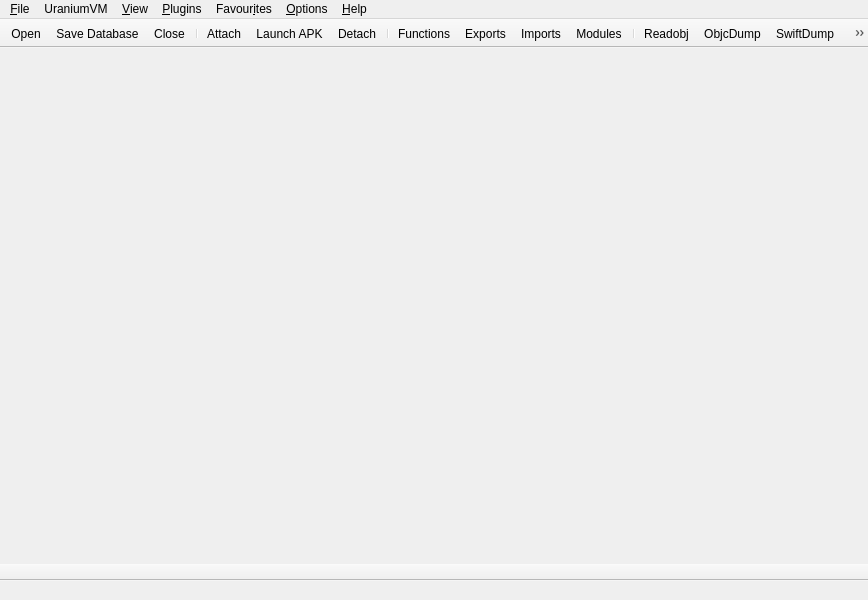
<?xml version="1.0" encoding="UTF-8"?>
<ui version="4.0">
 <class>MainWindow</class>
 <widget class="QMainWindow" name="MainWindow">
  <property name="geometry">
   <rect>
    <x>0</x>
    <y>0</y>
    <width>868</width>
    <height>600</height>
   </rect>
  </property>
  <property name="contextMenuPolicy">
   <enum>Qt::NoContextMenu</enum>
  </property>
  <property name="windowTitle">
   <string>x64dbg</string>
  </property>
  <widget class="QWidget" name="centralWidget"/>
  <widget class="QMenuBar" name="menuBar">
   <property name="geometry">
    <rect>
     <x>0</x>
     <y>0</y>
     <width>868</width>
     <height>17</height>
    </rect>
   </property>
   <widget class="QMenu" name="menuFile">
    <property name="title">
     <string>&amp;File</string>
    </property>
    <widget class="QMenu" name="menuRecentFiles">
     <property name="title">
      <string>&amp;Recent Files</string>
     </property>
     <property name="icon">
      <iconset resource="../gui/resource.qrc">
       <normaloff>:/icons/images/recentfiles.png</normaloff>:/icons/images/recentfiles.png</iconset>
     </property>
     <addaction name="separator"/>
    </widget>
    <addaction name="actionOpen"/>
    <addaction name="menuRecentFiles"/>
    <addaction name="actionSave_File"/>
    <addaction name="actionSave_Database"/>
    <addaction name="actionClose_2"/>
    <addaction name="separator"/>
    <addaction name="actionPython_script"/>
    <addaction name="separator"/>
    <addaction name="actionExit"/>
   </widget>
   <widget class="QMenu" name="menuView">
    <property name="title">
     <string>&amp;View</string>
    </property>
    <addaction name="actionCpu"/>
    <addaction name="actionFunctions"/>
    <addaction name="actionExports"/>
    <addaction name="actionImports"/>
    <addaction name="actionModules"/>
    <addaction name="actionReadobj"/>
    <addaction name="actionObjcDump"/>
    <addaction name="actionSwiftDump"/>
    <addaction name="actionComments"/>
    <addaction name="actionBookmarks"/>
    <addaction name="actionPatches_2"/>
    <addaction name="actionCommand"/>
    <addaction name="actionNotes"/>
    <addaction name="actionUraniumVM"/>
    <addaction name="actionDecompiler"/>
    <addaction name="actionPhoneVMP"/>
    <addaction name="separator"/>
    <addaction name="actionPreviousTab"/>
    <addaction name="actionNextTab"/>
    <addaction name="actionPreviousView"/>
    <addaction name="actionNextView"/>
    <addaction name="actionHideTab"/>
   </widget>
   <widget class="QMenu" name="menuHelp">
    <property name="title">
     <string>&amp;Help</string>
    </property>
    <addaction name="actionCalculator"/>
    <addaction name="actionCheckUpdates"/>
    <addaction name="actionBlog"/>
    <addaction name="actionReportBug"/>
    <addaction name="separator"/>
    <addaction name="actionFaq"/>
    <addaction name="actionAbout"/>
   </widget>
   <widget class="QMenu" name="menuPlugins">
    <property name="enabled">
     <bool>true</bool>
    </property>
    <property name="title">
     <string>&amp;Plugins</string>
    </property>
    <addaction name="actionVSPManager"/>
    <addaction name="separator"/>
   </widget>
   <widget class="QMenu" name="menuOptions">
    <property name="title">
     <string>&amp;Options</string>
    </property>
    <widget class="QMenu" name="menuTheme">
     <property name="title">
      <string>&amp;Theme</string>
     </property>
     <addaction name="actionDefaultTheme"/>
    </widget>
    <addaction name="actionSettings"/>
    <addaction name="actionShortcuts"/>
    <addaction name="actionAppearance"/>
    <addaction name="actionCustomizeMenus"/>
    <addaction name="actionTopmost"/>
    <addaction name="actionReloadStylesheet"/>
    <addaction name="actionImportSettings"/>
    <addaction name="menuTheme"/>
   </widget>
   <widget class="QMenu" name="menuFavourites">
    <property name="title">
     <string>Favour&amp;ites</string>
    </property>
   </widget>
   <widget class="QMenu" name="menuUraniumVM">
    <property name="title">
     <string>UraniumVM</string>
    </property>
    <addaction name="actionUVMAttach"/>
    <addaction name="actionLaunch_APK"/>
    <addaction name="separator"/>
    <addaction name="actionUVMDetach"/>
   </widget>
   <addaction name="menuFile"/>
   <addaction name="menuUraniumVM"/>
   <addaction name="menuView"/>
   <addaction name="menuPlugins"/>
   <addaction name="menuFavourites"/>
   <addaction name="menuOptions"/>
   <addaction name="menuHelp"/>
  </widget>
  <widget class="QToolBar" name="mainToolBar">
   <property name="windowTitle">
    <string>Toolbar</string>
   </property>
   <property name="movable">
    <bool>false</bool>
   </property>
   <property name="iconSize">
    <size>
     <width>16</width>
     <height>16</height>
    </size>
   </property>
   <attribute name="toolBarArea">
    <enum>TopToolBarArea</enum>
   </attribute>
   <attribute name="toolBarBreak">
    <bool>false</bool>
   </attribute>
   <addaction name="actionOpen"/>
   <addaction name="actionSave_Database"/>
   <addaction name="actionClose"/>
   <addaction name="separator"/>
   <addaction name="actionUVMAttach"/>
   <addaction name="actionLaunch_APK"/>
   <addaction name="actionUVMDetach"/>
   <addaction name="separator"/>
   <addaction name="actionFunctions"/>
   <addaction name="actionExports"/>
   <addaction name="actionImports"/>
   <addaction name="actionModules"/>
   <addaction name="separator"/>
   <addaction name="actionReadobj"/>
   <addaction name="actionObjcDump"/>
   <addaction name="actionSwiftDump"/>
   <addaction name="actionPatches_2"/>
   <addaction name="actionComments"/>
   <addaction name="actionBookmarks"/>
   <addaction name="separator"/>
   <addaction name="actionCalculator"/>
   <addaction name="actionCheckUpdates"/>
  </widget>
  <widget class="QStatusBar" name="statusBar">
   <property name="sizeGripEnabled">
    <bool>false</bool>
   </property>
  </widget>
  <widget class="QToolBar" name="cmdBar">
   <property name="windowTitle">
    <string>CommandBar</string>
   </property>
   <property name="movable">
    <bool>false</bool>
   </property>
   <property name="allowedAreas">
    <set>Qt::BottomToolBarArea</set>
   </property>
   <attribute name="toolBarArea">
    <enum>BottomToolBarArea</enum>
   </attribute>
   <attribute name="toolBarBreak">
    <bool>false</bool>
   </attribute>
  </widget>
  <action name="actionOpen">
   <property name="icon">
    <iconset resource="../gui/resource.qrc">
     <normaloff>:/icons/images/folder-horizontal-open.png</normaloff>:/icons/images/folder-horizontal-open.png</iconset>
   </property>
   <property name="text">
    <string>&amp;Open</string>
   </property>
  </action>
  <action name="actionExit">
   <property name="icon">
    <iconset resource="../gui/resource.qrc">
     <normaloff>:/icons/images/control-exit.png</normaloff>:/icons/images/control-exit.png</iconset>
   </property>
   <property name="text">
    <string>E&amp;xit</string>
   </property>
  </action>
  <action name="actionRun">
   <property name="icon">
    <iconset resource="../gui/resource.qrc">
     <normaloff>:/icons/images/arrow-run.png</normaloff>:/icons/images/arrow-run.png</iconset>
   </property>
   <property name="text">
    <string>&amp;Run</string>
   </property>
  </action>
  <action name="actionPause">
   <property name="icon">
    <iconset resource="../gui/resource.qrc">
     <normaloff>:/icons/images/control-pause.png</normaloff>:/icons/images/control-pause.png</iconset>
   </property>
   <property name="text">
    <string>&amp;Pause</string>
   </property>
  </action>
  <action name="actionRestart">
   <property name="icon">
    <iconset resource="../gui/resource.qrc">
     <normaloff>:/icons/images/arrow-restart.png</normaloff>:/icons/images/arrow-restart.png</iconset>
   </property>
   <property name="text">
    <string>Re&amp;start</string>
   </property>
  </action>
  <action name="actionClose">
   <property name="icon">
    <iconset resource="../gui/resource.qrc">
     <normaloff>:/icons/images/close-all-tabs.png</normaloff>:/icons/images/close-all-tabs.png</iconset>
   </property>
   <property name="text">
    <string>&amp;Close</string>
   </property>
  </action>
  <action name="actionStepInto">
   <property name="icon">
    <iconset resource="../gui/resource.qrc">
     <normaloff>:/icons/images/arrow-step-into.png</normaloff>:/icons/images/arrow-step-into.png</iconset>
   </property>
   <property name="text">
    <string>Step &amp;into</string>
   </property>
  </action>
  <action name="actionStepOver">
   <property name="icon">
    <iconset resource="../gui/resource.qrc">
     <normaloff>:/icons/images/arrow-step-over.png</normaloff>:/icons/images/arrow-step-over.png</iconset>
   </property>
   <property name="text">
    <string>Step &amp;over</string>
   </property>
  </action>
  <action name="actionCommand">
   <property name="icon">
    <iconset resource="../gui/resource.qrc">
     <normaloff>:/icons/images/terminal-command.png</normaloff>:/icons/images/terminal-command.png</iconset>
   </property>
   <property name="text">
    <string>Co&amp;mmand</string>
   </property>
  </action>
  <action name="actionRtr">
   <property name="icon">
    <iconset resource="../gui/resource.qrc">
     <normaloff>:/icons/images/arrow-step-rtr.png</normaloff>:/icons/images/arrow-step-rtr.png</iconset>
   </property>
   <property name="text">
    <string>E&amp;xecute till return</string>
   </property>
  </action>
  <action name="actionMemoryMap">
   <property name="icon">
    <iconset resource="../gui/resource.qrc">
     <normaloff>:/icons/images/memory-map.png</normaloff>:/icons/images/memory-map.png</iconset>
   </property>
   <property name="text">
    <string>&amp;Memory Map</string>
   </property>
  </action>
  <action name="actionLog">
   <property name="icon">
    <iconset resource="../gui/resource.qrc">
     <normaloff>:/icons/images/log.png</normaloff>:/icons/images/log.png</iconset>
   </property>
   <property name="text">
    <string>&amp;Log Window</string>
   </property>
  </action>
  <action name="actionAbout">
   <property name="icon">
    <iconset resource="../gui/resource.qrc">
     <normaloff>:/icons/images/information.png</normaloff>:/icons/images/information.png</iconset>
   </property>
   <property name="text">
    <string>&amp;About</string>
   </property>
  </action>
  <action name="actionScylla">
   <property name="icon">
    <iconset resource="../gui/resource.qrc">
     <normaloff>:/icons/images/scylla.png</normaloff>:/icons/images/scylla.png</iconset>
   </property>
   <property name="text">
    <string>Scylla</string>
   </property>
  </action>
  <action name="actionBreakpoints">
   <property name="icon">
    <iconset resource="../gui/resource.qrc">
     <normaloff>:/icons/images/breakpoint.png</normaloff>:/icons/images/breakpoint.png</iconset>
   </property>
   <property name="text">
    <string>&amp;Breakpoints</string>
   </property>
  </action>
  <action name="actioneStepInto">
   <property name="icon">
    <iconset resource="../gui/resource.qrc">
     <normaloff>:/icons/images/arrow-step-into.png</normaloff>:/icons/images/arrow-step-into.png</iconset>
   </property>
   <property name="text">
    <string>Step into (pass exceptions)</string>
   </property>
  </action>
  <action name="actioneStepOver">
   <property name="icon">
    <iconset resource="../gui/resource.qrc">
     <normaloff>:/icons/images/arrow-step-over.png</normaloff>:/icons/images/arrow-step-over.png</iconset>
   </property>
   <property name="text">
    <string>Step over (pass exceptions)</string>
   </property>
  </action>
  <action name="actioneRun">
   <property name="icon">
    <iconset resource="../gui/resource.qrc">
     <normaloff>:/icons/images/arrow-run.png</normaloff>:/icons/images/arrow-run.png</iconset>
   </property>
   <property name="text">
    <string>Run (pass exceptions)</string>
   </property>
  </action>
  <action name="actioneRtr">
   <property name="icon">
    <iconset resource="../gui/resource.qrc">
     <normaloff>:/icons/images/arrow-step-rtr.png</normaloff>:/icons/images/arrow-step-rtr.png</iconset>
   </property>
   <property name="text">
    <string>Execute till return (pass exceptions)</string>
   </property>
  </action>
  <action name="actionScript">
   <property name="icon">
    <iconset resource="../gui/resource.qrc">
     <normaloff>:/icons/images/script-code.png</normaloff>:/icons/images/script-code.png</iconset>
   </property>
   <property name="text">
    <string>&amp;Script</string>
   </property>
   <property name="toolTip">
    <string>Script</string>
   </property>
  </action>
  <action name="actionRunSelection">
   <property name="icon">
    <iconset resource="../gui/resource.qrc">
     <normaloff>:/icons/images/arrow-run-cursor.png</normaloff>:/icons/images/arrow-run-cursor.png</iconset>
   </property>
   <property name="text">
    <string>Run &amp;until selection</string>
   </property>
   <property name="toolTip">
    <string>Run until selection</string>
   </property>
  </action>
  <action name="actionCpu">
   <property name="icon">
    <iconset resource="../gui/resource.qrc">
     <normaloff>:/icons/images/processor-cpu.png</normaloff>:/icons/images/processor-cpu.png</iconset>
   </property>
   <property name="text">
    <string>&amp;LightIDA</string>
   </property>
   <property name="toolTip">
    <string>Light IDA</string>
   </property>
  </action>
  <action name="actionSymbolInfo">
   <property name="icon">
    <iconset resource="../gui/resource.qrc">
     <normaloff>:/icons/images/pdb.png</normaloff>:/icons/images/pdb.png</iconset>
   </property>
   <property name="text">
    <string>Symbol &amp;Info</string>
   </property>
   <property name="toolTip">
    <string>Symbol Info</string>
   </property>
  </action>
  <action name="actionReferences">
   <property name="icon">
    <iconset resource="../gui/resource.qrc">
     <normaloff>:/icons/images/search.png</normaloff>:/icons/images/search.png</iconset>
   </property>
   <property name="text">
    <string>&amp;References</string>
   </property>
   <property name="toolTip">
    <string>References</string>
   </property>
  </action>
  <action name="actionThreads">
   <property name="icon">
    <iconset resource="../gui/resource.qrc">
     <normaloff>:/icons/images/arrow-threads.png</normaloff>:/icons/images/arrow-threads.png</iconset>
   </property>
   <property name="text">
    <string>&amp;Threads</string>
   </property>
   <property name="toolTip">
    <string>Threads</string>
   </property>
  </action>
  <action name="actionSettings">
   <property name="icon">
    <iconset resource="../gui/resource.qrc">
     <normaloff>:/icons/images/settings.png</normaloff>:/icons/images/settings.png</iconset>
   </property>
   <property name="text">
    <string>&amp;Preferences</string>
   </property>
   <property name="toolTip">
    <string>Settings</string>
   </property>
  </action>
  <action name="actionStrings">
   <property name="icon">
    <iconset resource="../gui/resource.qrc">
     <normaloff>:/icons/images/strings.png</normaloff>:/icons/images/strings.png</iconset>
   </property>
   <property name="text">
    <string>&amp;Find Strings</string>
   </property>
   <property name="toolTip">
    <string>Find Strings</string>
   </property>
  </action>
  <action name="actionAppearance">
   <property name="icon">
    <iconset resource="../gui/resource.qrc">
     <normaloff>:/icons/images/color-swatches.png</normaloff>:/icons/images/color-swatches.png</iconset>
   </property>
   <property name="text">
    <string>&amp;Appearance</string>
   </property>
  </action>
  <action name="actionCalls">
   <property name="icon">
    <iconset resource="../gui/resource.qrc">
     <normaloff>:/icons/images/call.png</normaloff>:/icons/images/call.png</iconset>
   </property>
   <property name="text">
    <string>Find Intermodular Calls</string>
   </property>
   <property name="toolTip">
    <string>Find Intermodular Calls</string>
   </property>
  </action>
  <action name="actionPatchFile">
   <property name="icon">
    <iconset resource="../gui/resource.qrc">
     <normaloff>:/icons/images/patch.png</normaloff>:/icons/images/patch.png</iconset>
   </property>
   <property name="text">
    <string>Patch file...</string>
   </property>
   <property name="toolTip">
    <string>Patches</string>
   </property>
  </action>
  <action name="actionComments">
   <property name="icon">
    <iconset resource="../gui/resource.qrc">
     <normaloff>:/icons/images/comments.png</normaloff>:/icons/images/comments.png</iconset>
   </property>
   <property name="text">
    <string>Comments</string>
   </property>
  </action>
  <action name="actionLabels">
   <property name="icon">
    <iconset resource="../gui/resource.qrc">
     <normaloff>:/icons/images/labels.png</normaloff>:/icons/images/labels.png</iconset>
   </property>
   <property name="text">
    <string>Labels</string>
   </property>
  </action>
  <action name="actionBookmarks">
   <property name="icon">
    <iconset resource="../gui/resource.qrc">
     <normaloff>:/icons/images/bookmarks.png</normaloff>:/icons/images/bookmarks.png</iconset>
   </property>
   <property name="text">
    <string>Bookmarks</string>
   </property>
  </action>
  <action name="actionFunctions">
   <property name="icon">
    <iconset resource="../gui/resource.qrc">
     <normaloff>:/icons/images/functions.png</normaloff>:/icons/images/functions.png</iconset>
   </property>
   <property name="text">
    <string>Functions</string>
   </property>
  </action>
  <action name="actionCheckUpdates">
   <property name="icon">
    <iconset resource="../gui/resource.qrc">
     <normaloff>:/icons/images/update.png</normaloff>:/icons/images/update.png</iconset>
   </property>
   <property name="text">
    <string>Check for &amp;Updates</string>
   </property>
  </action>
  <action name="actionCallStack">
   <property name="icon">
    <iconset resource="../gui/resource.qrc">
     <normaloff>:/icons/images/callstack.png</normaloff>:/icons/images/callstack.png</iconset>
   </property>
   <property name="text">
    <string>Call Stack</string>
   </property>
   <property name="toolTip">
    <string>Call Stack</string>
   </property>
  </action>
  <action name="actionShortcuts">
   <property name="icon">
    <iconset resource="../gui/resource.qrc">
     <normaloff>:/icons/images/shortcut.png</normaloff>:/icons/images/shortcut.png</iconset>
   </property>
   <property name="text">
    <string>Shortcuts</string>
   </property>
  </action>
  <action name="actionDonate">
   <property name="icon">
    <iconset resource="../gui/resource.qrc">
     <normaloff>:/icons/images/donate.png</normaloff>:/icons/images/donate.png</iconset>
   </property>
   <property name="text">
    <string>&amp;Donate</string>
   </property>
   <property name="toolTip">
    <string>Donate</string>
   </property>
  </action>
  <action name="actionCalculator">
   <property name="icon">
    <iconset resource="../gui/resource.qrc">
     <normaloff>:/icons/images/calculator.png</normaloff>:/icons/images/calculator.png</iconset>
   </property>
   <property name="text">
    <string>Calculator</string>
   </property>
  </action>
  <action name="actionAttach">
   <property name="icon">
    <iconset resource="../gui/resource.qrc">
     <normaloff>:/icons/images/attach.png</normaloff>:/icons/images/attach.png</iconset>
   </property>
   <property name="text">
    <string>Attach</string>
   </property>
   <property name="toolTip">
    <string>Attach</string>
   </property>
  </action>
  <action name="actionDetach">
   <property name="icon">
    <iconset resource="../gui/resource.qrc">
     <normaloff>:/icons/images/detach.png</normaloff>:/icons/images/detach.png</iconset>
   </property>
   <property name="text">
    <string>Detach</string>
   </property>
   <property name="toolTip">
    <string>Detach</string>
   </property>
  </action>
  <action name="actionChangeCommandLine">
   <property name="icon">
    <iconset resource="../gui/resource.qrc">
     <normaloff>:/icons/images/changeargs.png</normaloff>:/icons/images/changeargs.png</iconset>
   </property>
   <property name="text">
    <string>Change Command &amp;Line</string>
   </property>
  </action>
  <action name="actionSkipNextInstruction">
   <property name="icon">
    <iconset resource="../gui/resource.qrc">
     <normaloff>:/icons/images/arrow-skip.png</normaloff>:/icons/images/arrow-skip.png</iconset>
   </property>
   <property name="text">
    <string>Skip next instruction</string>
   </property>
   <property name="toolTip">
    <string>Skip next instruction</string>
   </property>
  </action>
  <action name="actionTopmost">
   <property name="checkable">
    <bool>true</bool>
   </property>
   <property name="icon">
    <iconset resource="../gui/resource.qrc">
     <normaloff>:/icons/images/topmost.png</normaloff>:/icons/images/topmost.png</iconset>
   </property>
   <property name="text">
    <string>Topmost</string>
   </property>
   <property name="toolTip">
    <string>Topmost Window</string>
   </property>
  </action>
  <action name="actionReportBug">
   <property name="icon">
    <iconset resource="../gui/resource.qrc">
     <normaloff>:/icons/images/bug-report.png</normaloff>:/icons/images/bug-report.png</iconset>
   </property>
   <property name="text">
    <string>&amp;Report Bug</string>
   </property>
   <property name="toolTip">
    <string>Report Bug</string>
   </property>
  </action>
  <action name="actionSource">
   <property name="icon">
    <iconset resource="../gui/resource.qrc">
     <normaloff>:/icons/images/source.png</normaloff>:/icons/images/source.png</iconset>
   </property>
   <property name="text">
    <string>&amp;Source</string>
   </property>
   <property name="toolTip">
    <string>Source</string>
   </property>
  </action>
  <action name="actionManual">
   <property name="icon">
    <iconset resource="../gui/resource.qrc">
     <normaloff>:/icons/images/win-help.png</normaloff>:/icons/images/win-help.png</iconset>
   </property>
   <property name="text">
    <string>&amp;Manual</string>
   </property>
  </action>
  <action name="actionFaq">
   <property name="icon">
    <iconset resource="../gui/resource.qrc">
     <normaloff>:/icons/images/faq.png</normaloff>:/icons/images/faq.png</iconset>
   </property>
   <property name="text">
    <string>&amp;FAQ</string>
   </property>
   <property name="toolTip">
    <string>FAQ</string>
   </property>
  </action>
  <action name="actionSEHChain">
   <property name="icon">
    <iconset resource="../gui/resource.qrc">
     <normaloff>:/icons/images/seh-chain.png</normaloff>:/icons/images/seh-chain.png</iconset>
   </property>
   <property name="text">
    <string>SEH Chain</string>
   </property>
  </action>
  <action name="actionHideDebugger">
   <property name="icon">
    <iconset resource="../gui/resource.qrc">
     <normaloff>:/icons/images/hide-debugger.png</normaloff>:/icons/images/hide-debugger.png</iconset>
   </property>
   <property name="text">
    <string>Hide debugger (PEB)</string>
   </property>
   <property name="toolTip">
    <string>Hide debugger (PEB)</string>
   </property>
  </action>
  <action name="actionReloadStylesheet">
   <property name="icon">
    <iconset resource="../gui/resource.qrc">
     <normaloff>:/icons/images/css.png</normaloff>:/icons/images/css.png</iconset>
   </property>
   <property name="text">
    <string>Reload style.css</string>
   </property>
   <property name="toolTip">
    <string>Reload style.css</string>
   </property>
  </action>
  <action name="actionNotes">
   <property name="icon">
    <iconset resource="../gui/resource.qrc">
     <normaloff>:/icons/images/notes.png</normaloff>:/icons/images/notes.png</iconset>
   </property>
   <property name="text">
    <string>Notes</string>
   </property>
  </action>
  <action name="actionHandles">
   <property name="icon">
    <iconset resource="../gui/resource.qrc">
     <normaloff>:/icons/images/handles.png</normaloff>:/icons/images/handles.png</iconset>
   </property>
   <property name="text">
    <string>Handles</string>
   </property>
  </action>
  <action name="actionTocnd">
   <property name="enabled">
    <bool>false</bool>
   </property>
   <property name="icon">
    <iconset resource="../gui/resource.qrc">
     <normaloff>:/icons/images/traceover.png</normaloff>:/icons/images/traceover.png</iconset>
   </property>
   <property name="text">
    <string>Trace over...</string>
   </property>
   <property name="toolTip">
    <string>Trace over...</string>
   </property>
  </action>
  <action name="actionTicnd">
   <property name="enabled">
    <bool>false</bool>
   </property>
   <property name="icon">
    <iconset resource="../gui/resource.qrc">
     <normaloff>:/icons/images/traceinto.png</normaloff>:/icons/images/traceinto.png</iconset>
   </property>
   <property name="text">
    <string>Trace into...</string>
   </property>
   <property name="toolTip">
    <string>Trace into...</string>
   </property>
  </action>
  <action name="actionTRBit">
   <property name="icon">
    <iconset resource="../gui/resource.qrc">
     <normaloff>:/icons/images/bit.png</normaloff>:/icons/images/bit.png</iconset>
   </property>
   <property name="text">
    <string>Bit</string>
   </property>
  </action>
  <action name="actionTRByte">
   <property name="icon">
    <iconset resource="../gui/resource.qrc">
     <normaloff>:/icons/images/byte.png</normaloff>:/icons/images/byte.png</iconset>
   </property>
   <property name="text">
    <string>Byte</string>
   </property>
  </action>
  <action name="actionTRWord">
   <property name="icon">
    <iconset resource="../gui/resource.qrc">
     <normaloff>:/icons/images/word.png</normaloff>:/icons/images/word.png</iconset>
   </property>
   <property name="text">
    <string>Word</string>
   </property>
  </action>
  <action name="actionTRTIBT">
   <property name="icon">
    <iconset resource="../gui/resource.qrc">
     <normaloff>:/icons/images/traceinto.png</normaloff>:/icons/images/traceinto.png</iconset>
   </property>
   <property name="text">
    <string>Trace into beyond trace record</string>
   </property>
  </action>
  <action name="actionTRTOBT">
   <property name="icon">
    <iconset resource="../gui/resource.qrc">
     <normaloff>:/icons/images/traceover.png</normaloff>:/icons/images/traceover.png</iconset>
   </property>
   <property name="text">
    <string>Trace over beyond trace record</string>
   </property>
  </action>
  <action name="actionTRTIIT">
   <property name="icon">
    <iconset resource="../gui/resource.qrc">
     <normaloff>:/icons/images/arrow-step-into.png</normaloff>:/icons/images/arrow-step-into.png</iconset>
   </property>
   <property name="text">
    <string>Trace into into trace record</string>
   </property>
  </action>
  <action name="actionTRTOIT">
   <property name="icon">
    <iconset resource="../gui/resource.qrc">
     <normaloff>:/icons/images/arrow-step-over.png</normaloff>:/icons/images/arrow-step-over.png</iconset>
   </property>
   <property name="text">
    <string>Trace over into trace record</string>
   </property>
  </action>
  <action name="actionTRNone">
   <property name="icon">
    <iconset resource="../gui/resource.qrc">
     <normaloff>:/icons/images/close-all-tabs.png</normaloff>:/icons/images/close-all-tabs.png</iconset>
   </property>
   <property name="text">
    <string>None</string>
   </property>
  </action>
  <action name="actionRtu">
   <property name="icon">
    <iconset resource="../gui/resource.qrc">
     <normaloff>:/icons/images/runtouser.png</normaloff>:/icons/images/runtouser.png</iconset>
   </property>
   <property name="text">
    <string>Run to &amp;user code</string>
   </property>
  </action>
  <action name="actionRunExpression">
   <property name="icon">
    <iconset resource="../gui/resource.qrc">
     <normaloff>:/icons/images/arrow-run-cursor.png</normaloff>:/icons/images/arrow-run-cursor.png</iconset>
   </property>
   <property name="text">
    <string>Run until e&amp;xpression</string>
   </property>
  </action>
  <action name="actionInstrUndo">
   <property name="icon">
    <iconset resource="../gui/resource.qrc">
     <normaloff>:/icons/images/undo.png</normaloff>:/icons/images/undo.png</iconset>
   </property>
   <property name="text">
    <string>Undo last instruction</string>
   </property>
  </action>
  <action name="actionCrashDump">
   <property name="icon">
    <iconset resource="../gui/resource.qrc">
     <normaloff>:/icons/images/crash_dump.png</normaloff>:/icons/images/crash_dump.png</iconset>
   </property>
   <property name="text">
    <string>Generate crash dump</string>
   </property>
  </action>
  <action name="actionManageFavourite">
   <property name="icon">
    <iconset resource="../gui/resource.qrc">
     <normaloff>:/icons/images/star.png</normaloff>:/icons/images/star.png</iconset>
   </property>
   <property name="text">
    <string>&amp;Manage Favourite Tools...</string>
   </property>
  </action>
  <action name="actionStepOverSource">
   <property name="icon">
    <iconset resource="../gui/resource.qrc">
     <normaloff>:/icons/images/arrow-step-over.png</normaloff>:/icons/images/arrow-step-over.png</iconset>
   </property>
   <property name="text">
    <string>Step over (source)</string>
   </property>
  </action>
  <action name="actionStepIntoSource">
   <property name="icon">
    <iconset resource="../gui/resource.qrc">
     <normaloff>:/icons/images/arrow-step-into.png</normaloff>:/icons/images/arrow-step-into.png</iconset>
   </property>
   <property name="text">
    <string>Step into (source)</string>
   </property>
  </action>
  <action name="actionGraph">
   <property name="icon">
    <iconset resource="../gui/resource.qrc">
     <normaloff>:/icons/images/graph.png</normaloff>:/icons/images/graph.png</iconset>
   </property>
   <property name="text">
    <string>&amp;Graph</string>
   </property>
  </action>
  <action name="actionseStepInto">
   <property name="icon">
    <iconset resource="../gui/resource.qrc">
     <normaloff>:/icons/images/arrow-step-into.png</normaloff>:/icons/images/arrow-step-into.png</iconset>
   </property>
   <property name="text">
    <string>Step into (swallow exception)</string>
   </property>
  </action>
  <action name="actionseStepOver">
   <property name="icon">
    <iconset resource="../gui/resource.qrc">
     <normaloff>:/icons/images/arrow-step-over.png</normaloff>:/icons/images/arrow-step-over.png</iconset>
   </property>
   <property name="text">
    <string>Step over (swallow exception)</string>
   </property>
  </action>
  <action name="actionseRun">
   <property name="icon">
    <iconset resource="../gui/resource.qrc">
     <normaloff>:/icons/images/arrow-run.png</normaloff>:/icons/images/arrow-run.png</iconset>
   </property>
   <property name="text">
    <string>Run (swallow exception)</string>
   </property>
  </action>
  <action name="actionBlog">
   <property name="icon">
    <iconset resource="../gui/resource.qrc">
     <normaloff>:/icons/images/hex.png</normaloff>:/icons/images/hex.png</iconset>
   </property>
   <property name="text">
    <string>Blog</string>
   </property>
  </action>
  <action name="actionAnimateInto">
   <property name="enabled">
    <bool>true</bool>
   </property>
   <property name="icon">
    <iconset resource="../gui/resource.qrc">
     <normaloff>:/icons/images/animateinto.png</normaloff>:/icons/images/animateinto.png</iconset>
   </property>
   <property name="text">
    <string>Animate into</string>
   </property>
  </action>
  <action name="actionAnimateOver">
   <property name="icon">
    <iconset resource="../gui/resource.qrc">
     <normaloff>:/icons/images/animateover.png</normaloff>:/icons/images/animateover.png</iconset>
   </property>
   <property name="text">
    <string>Animate over</string>
   </property>
  </action>
  <action name="actionAnimateCommand">
   <property name="icon">
    <iconset resource="../gui/resource.qrc">
     <normaloff>:/icons/images/animatecommand.png</normaloff>:/icons/images/animatecommand.png</iconset>
   </property>
   <property name="text">
    <string>Animate command...</string>
   </property>
  </action>
  <action name="actionSetInitializationScript">
   <property name="icon">
    <iconset resource="../gui/resource.qrc">
     <normaloff>:/icons/images/initscript.png</normaloff>:/icons/images/initscript.png</iconset>
   </property>
   <property name="text">
    <string>System breakpoint scripts</string>
   </property>
  </action>
  <action name="actionImportSettings">
   <property name="icon">
    <iconset resource="../gui/resource.qrc">
     <normaloff>:/icons/images/importsettings.png</normaloff>:/icons/images/importsettings.png</iconset>
   </property>
   <property name="text">
    <string>Import settings...</string>
   </property>
  </action>
  <action name="actionCustomizeMenus">
   <property name="icon">
    <iconset resource="../gui/resource.qrc">
     <normaloff>:/icons/images/analysis.png</normaloff>:/icons/images/analysis.png</iconset>
   </property>
   <property name="text">
    <string>Customize menus</string>
   </property>
  </action>
  <action name="actionImportdatabase">
   <property name="icon">
    <iconset resource="../gui/resource.qrc">
     <normaloff>:/icons/images/database-import.png</normaloff>:/icons/images/database-import.png</iconset>
   </property>
   <property name="text">
    <string>&amp;Import database</string>
   </property>
  </action>
  <action name="actionExportdatabase">
   <property name="icon">
    <iconset resource="../gui/resource.qrc">
     <normaloff>:/icons/images/database-export.png</normaloff>:/icons/images/database-export.png</iconset>
   </property>
   <property name="text">
    <string>&amp;Export database</string>
   </property>
  </action>
  <action name="actionPreviousTab">
   <property name="icon">
    <iconset resource="../gui/resource.qrc">
     <normaloff>:/icons/images/previous.png</normaloff>:/icons/images/previous.png</iconset>
   </property>
   <property name="text">
    <string>Previous Tab</string>
   </property>
  </action>
  <action name="actionNextTab">
   <property name="icon">
    <iconset resource="../gui/resource.qrc">
     <normaloff>:/icons/images/next.png</normaloff>:/icons/images/next.png</iconset>
   </property>
   <property name="text">
    <string>Next Tab</string>
   </property>
  </action>
  <action name="actionPreviousView">
   <property name="icon">
    <iconset resource="../gui/resource.qrc">
     <normaloff>:/icons/images/previous.png</normaloff>:/icons/images/previous.png</iconset>
   </property>
   <property name="text">
    <string>Previous View</string>
   </property>
  </action>
  <action name="actionNextView">
   <property name="icon">
    <iconset resource="../gui/resource.qrc">
     <normaloff>:/icons/images/next.png</normaloff>:/icons/images/next.png</iconset>
   </property>
   <property name="text">
    <string>Next View</string>
   </property>
  </action>
  <action name="actionHideTab">
   <property name="icon">
    <iconset resource="../gui/resource.qrc">
     <normaloff>:/icons/images/hidetab.png</normaloff>:/icons/images/hidetab.png</iconset>
   </property>
   <property name="text">
    <string>Hide Tab</string>
   </property>
  </action>
  <action name="actionVariables">
   <property name="icon">
    <iconset resource="../gui/resource.qrc">
     <normaloff>:/icons/images/variables.png</normaloff>:/icons/images/variables.png</iconset>
   </property>
   <property name="text">
    <string>&amp;Variables</string>
   </property>
  </action>
  <action name="actionRestartAdmin">
   <property name="icon">
    <iconset resource="../gui/resource.qrc">
     <normaloff>:/icons/images/uac.png</normaloff>:/icons/images/uac.png</iconset>
   </property>
   <property name="text">
    <string>Restart as Admin</string>
   </property>
  </action>
  <action name="actionPlugins">
   <property name="icon">
    <iconset resource="../gui/resource.qrc">
     <normaloff>:/icons/images/plugin.png</normaloff>:/icons/images/plugin.png</iconset>
   </property>
   <property name="text">
    <string>Plugins</string>
   </property>
  </action>
  <action name="actionTrace">
   <property name="icon">
    <iconset resource="../gui/resource.qrc">
     <normaloff>:/icons/images/trace.png</normaloff>:/icons/images/trace.png</iconset>
   </property>
   <property name="text">
    <string>Trace</string>
   </property>
  </action>
  <action name="actionModules">
   <property name="icon">
    <iconset resource="../gui/resource.qrc">
     <normaloff>:/icons/images/lib.png</normaloff>:/icons/images/lib.png</iconset>
   </property>
   <property name="text">
    <string>Modules</string>
   </property>
  </action>
  <action name="action_Theme">
   <property name="text">
    <string>&amp;Theme</string>
   </property>
  </action>
  <action name="actionDefaultTheme">
   <property name="text">
    <string>&amp;Default</string>
   </property>
  </action>
  <action name="actionDisasm_file">
   <property name="icon">
    <iconset resource="../gui/resource.qrc">
     <normaloff>:/icons/images/processor-cpu.png</normaloff>:/icons/images/processor-cpu.png</iconset>
   </property>
   <property name="text">
    <string>Disasm file...</string>
   </property>
   <property name="toolTip">
    <string>Disassemble a file</string>
   </property>
  </action>
  <action name="actionPatches_2">
   <property name="icon">
    <iconset resource="../gui/resource.qrc">
     <normaloff>:/icons/images/patch.png</normaloff>:/icons/images/patch.png</iconset>
   </property>
   <property name="text">
    <string>Patches</string>
   </property>
  </action>
  <action name="actionVSPManager">
   <property name="icon">
    <iconset resource="../gui/resource.qrc">
     <normaloff>:/icons/images/arguments.png</normaloff>:/icons/images/arguments.png</iconset>
   </property>
   <property name="text">
    <string>Manager</string>
   </property>
  </action>
  <action name="actionClose_2">
   <property name="icon">
    <iconset resource="../gui/resource.qrc">
     <normaloff>:/icons/images/close-all-tabs.png</normaloff>:/icons/images/close-all-tabs.png</iconset>
   </property>
   <property name="text">
    <string>&amp;Close Database</string>
   </property>
  </action>
  <action name="actionImports">
   <property name="icon">
    <iconset resource="../gui/resource.qrc">
     <normaloff>:/icons/images/functionend.png</normaloff>:/icons/images/functionend.png</iconset>
   </property>
   <property name="text">
    <string>Imports</string>
   </property>
  </action>
  <action name="actionExports">
   <property name="icon">
    <iconset resource="../gui/resource.qrc">
     <normaloff>:/icons/images/functionstart.png</normaloff>:/icons/images/functionstart.png</iconset>
   </property>
   <property name="text">
    <string>Exports</string>
   </property>
  </action>
  <action name="actionSave_Database">
   <property name="icon">
    <iconset resource="../gui/resource.qrc">
     <normaloff>:/icons/images/binary_save.png</normaloff>:/icons/images/binary_save.png</iconset>
   </property>
   <property name="text">
    <string>Save Database</string>
   </property>
  </action>
  <action name="actionUraniumVM">
   <property name="icon">
    <iconset resource="../gui/resource.qrc">
     <normaloff>:/icons/images/trace.png</normaloff>:/icons/images/trace.png</iconset>
   </property>
   <property name="text">
    <string>UraniumVM</string>
   </property>
  </action>
  <action name="actionPhoneVMP">
   <property name="icon">
    <iconset resource="../gui/resource.qrc">
     <normaloff>:/icons/images/functions.png</normaloff>:/icons/images/functions.png</iconset>
   </property>
   <property name="text">
    <string>PhoneVMP</string>
   </property>
  </action>
  <action name="actionReadobj">
   <property name="icon">
    <iconset resource="../gui/resource.qrc">
     <normaloff>:/icons/images/information.png</normaloff>:/icons/images/information.png</iconset>
   </property>
   <property name="text">
    <string>Readobj</string>
   </property>
  </action>
  <action name="actionSave_File">
   <property name="icon">
    <iconset resource="../gui/resource.qrc">
     <normaloff>:/icons/images/copyfilepath.png</normaloff>:/icons/images/copyfilepath.png</iconset>
   </property>
   <property name="text">
    <string>Save File</string>
   </property>
  </action>
  <action name="actionDecompiler">
   <property name="icon">
    <iconset resource="../gui/resource.qrc">
     <normaloff>:/icons/images/compile.png</normaloff>:/icons/images/compile.png</iconset>
   </property>
   <property name="text">
    <string>Decompiler</string>
   </property>
  </action>
  <action name="actionObjcDump">
   <property name="icon">
    <iconset resource="../gui/resource.qrc">
     <normaloff>:/icons/images/follow_in_dump1.png</normaloff>:/icons/images/follow_in_dump1.png</iconset>
   </property>
   <property name="text">
    <string>ObjcDump</string>
   </property>
  </action>
  <action name="actionSwiftDump">
   <property name="icon">
    <iconset resource="../gui/resource.qrc">
     <normaloff>:/icons/images/follow_in_dump2.png</normaloff>:/icons/images/follow_in_dump2.png</iconset>
   </property>
   <property name="text">
    <string>SwiftDump</string>
   </property>
  </action>
  <action name="actionUVMAttach">
   <property name="icon">
    <iconset resource="../gui/resource.qrc">
     <normaloff>:/icons/images/attach.png</normaloff>:/icons/images/attach.png</iconset>
   </property>
   <property name="text">
    <string>Attach</string>
   </property>
  </action>
  <action name="actionLaunch_APK">
   <property name="icon">
    <iconset resource="../gui/resource.qrc">
     <normaloff>:/icons/images/christmas7.png</normaloff>:/icons/images/christmas7.png</iconset>
   </property>
   <property name="text">
    <string>Launch APK</string>
   </property>
  </action>
  <action name="actionUVMDetach">
   <property name="icon">
    <iconset resource="../gui/resource.qrc">
     <normaloff>:/icons/images/detach.png</normaloff>:/icons/images/detach.png</iconset>
   </property>
   <property name="text">
    <string>Detach</string>
   </property>
  </action>
  <action name="actionPython_script">
   <property name="icon">
    <iconset resource="../gui/resource.qrc">
     <normaloff>:/icons/images/script-code.png</normaloff>:/icons/images/script-code.png</iconset>
   </property>
   <property name="text">
    <string>Python script</string>
   </property>
  </action>
 </widget>
 <layoutdefault spacing="6" margin="11"/>
 <resources>
  <include location="../gui/resource.qrc"/>
 </resources>
 <connections>
  <connection>
   <sender>actionExit</sender>
   <signal>triggered()</signal>
   <receiver>MainWindow</receiver>
   <slot>close()</slot>
   <hints>
    <hint type="sourcelabel">
     <x>-1</x>
     <y>-1</y>
    </hint>
    <hint type="destinationlabel">
     <x>399</x>
     <y>299</y>
    </hint>
   </hints>
  </connection>
 </connections>
</ui>
